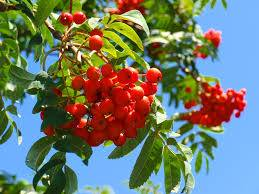
%> input picture Data/18.png, 259 x 194 px
$ octave projectkmean.m   (GNU Octave 9; MATLAB toolbox functions it lacks are replaced by stand-ins)
%> lines starting %> are read from the running program, lines starting %| are printed output that depends on the picture
he = imread('18.png');
%> he is the input picture: size 194x259x3 uint8; mean R, G, B 113.5, 122, 107.3
 figure(1);
imshow(he), title('Input image');

lab_he = rgb2lab(he);
%> lab_he: size 194x259x3 double; mean of channels 1, 2, 3 51.9, -1.5, 10.3
ab = lab_he(:,:,2:3);
nrows = size(ab,1);
%> nrows = 194
ncols = size(ab,2);
%> ncols = 259
ab = reshape(ab,nrows*ncols,2);

nColors = 3;

[cluster_idx, cluster_center] = kmeans(ab,nColors,'distance','cityblock', ...
                                      'Replicates',3);
%> cluster_center = [-1.44 -39.09; 47.61 40.66; -18.93 28.43]
pixel_labels = reshape(cluster_idx,nrows,ncols);
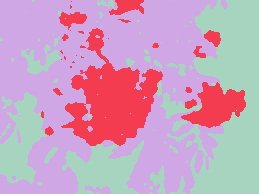
%> pixel_labels: size 194x259 double; 3 distinct labels, from 1 to 3; one colour per label, 0 black
 figure(2);
imshow(pixel_labels,[]), title('image labeled by cluster index');
segmented_images = cell(1,3);
rgb_label = repmat(pixel_labels,[1 1 3]);
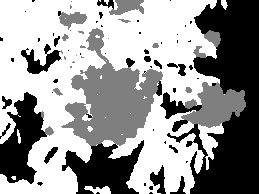
%> rgb_label: size 194x259x3 double; min 1, max 3, mean 2.18; drawn with min black and max white

for k = 1:nColors
    color = he;
    color(rgb_label ~= k) = 0;
    segmented_images{k} = color;
end
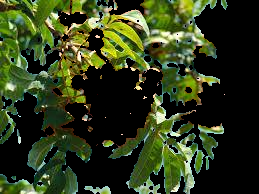
%> color: size 194x259x3 uint8; mean R, G, B 47.3, 58.8, 27.2
%> after the loop, segmented_images = 3 items
figure(3);
imshow(segmented_images{1}), title('objects in cluster 1');
%> after `imshow(segmented_images{1})`:
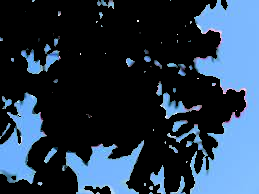
%> displayed picture: size 194x259x3, on the screen's scale of 0 to 255; mean R, G, B 39.3, 57.3, 76.8
figure(4);

imshow(segmented_images{2}), title('objects in cluster 2');
%> after `imshow(segmented_images{2})`:
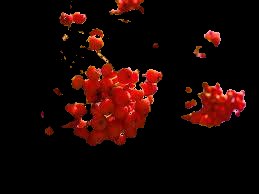
%> displayed picture: size 194x259x3, on the screen's scale of 0 to 255; mean R, G, B 26.9, 5.9, 3.3
figure(5);

imshow(segmented_images{3}), title('objects in cluster 3');

$ run again, with Data/14.png copied over Data/18.png
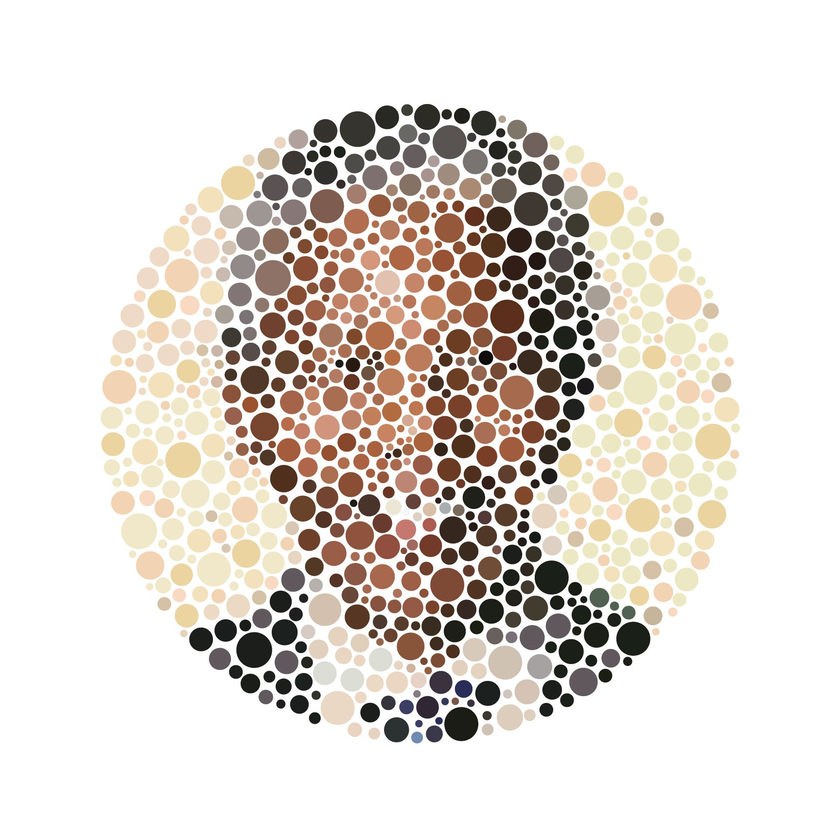
%> input picture Data/14.png, 840 x 840 px, shrunk from 1728 x 1728 before the run
%> he is the input picture: size 840x840x3 uint8; mean R, G, B 226.4, 219.5, 213.2
%> lab_he: size 840x840x3 double; mean of channels 1, 2, 3 87.2, 1.8, 4.4
%> cluster_center = [-0.00245 0.00465; 2.49 16.19; 21.14 24.71]
%> pixel_labels: size 840x840 double; 3 distinct labels, from 1 to 3
%> after the loop `for k = 1:nColors`:
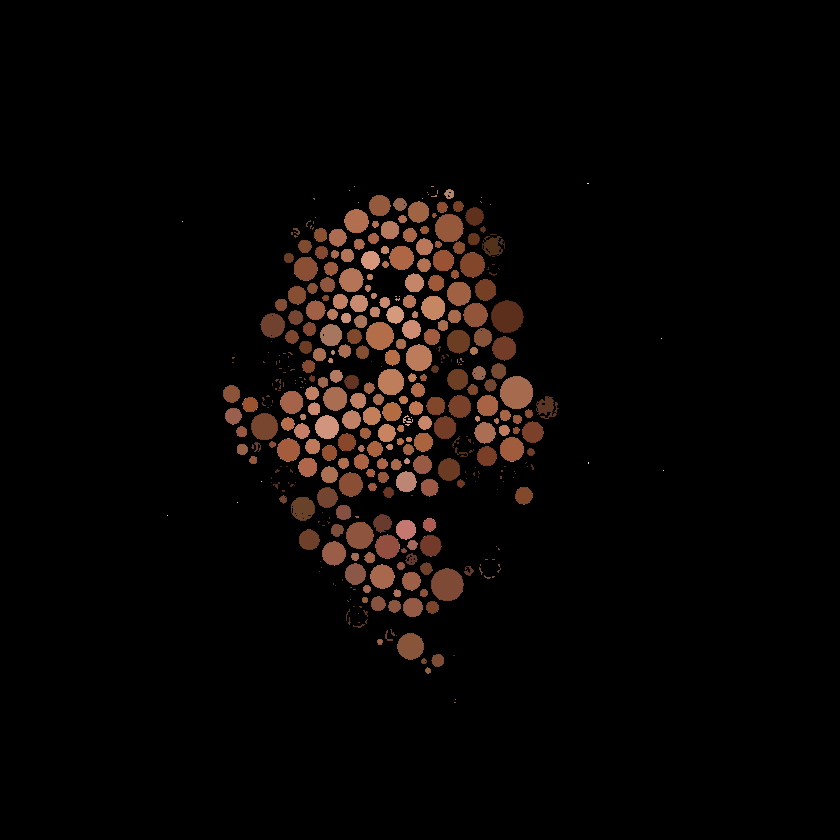
%> color: size 840x840x3 uint8; mean R, G, B 9.7, 5.9, 4.3
%> after the loop `for k = 1:nColors`: segmented_images = 3 items
%> `imshow(segmented_images{2})`:
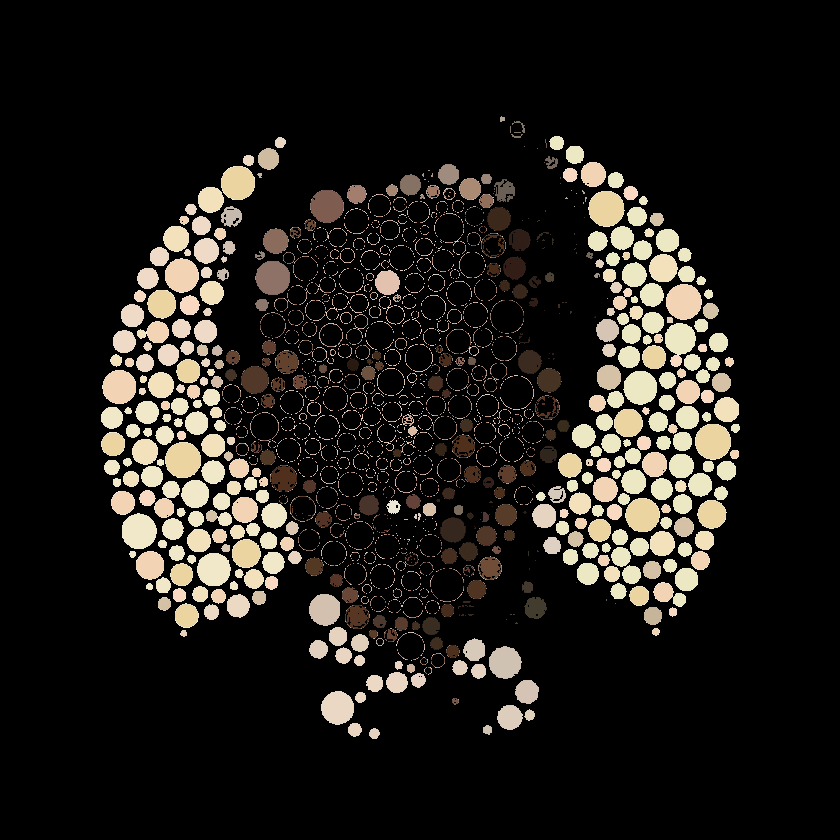
%> displayed picture: size 840x840x3, on the screen's scale of 0 to 255; mean R, G, B 30.7, 27.9, 23.9
